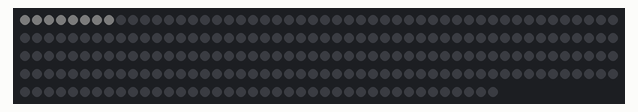
This sketch was run on a simulated Arduino Uno, built with avr-gcc and run on an emulated ATmega328P. On the bench: 240 RGB LEDs in strip order, left to right, continuing on the next row. Dim RGB values are drawn brighter than linear; what the sketch prints to the serial monitor is not drawn.

Above: at 1.15 s.

The sketch:

_06_03_15_1_1.ino
```cpp
#include <Adafruit_DotStar.h>
#include <FastLED.h>
#include <SPI.h>
#include "TimerOne.h"


#define   NUMPIXELS      240
#define   OFF            0x000000
#define   ON	         0x030303
#define   TIMER          1000000
#define   BAUDRATE       9600

Adafruit_DotStar strip = Adafruit_DotStar(NUMPIXELS, DOTSTAR_GRB);

int A = 8;
int B = 10;
int wind_i;
int wind_f;
boolean time;

void setup()
{
  systemSetup();
}


void loop()
{
  systemUpdate();
}
```

_blocks.ino
```cpp
void systemSetup()
{
  Serial.end();
  Serial.begin(BAUDRATE);

  Timer1.initialize(TIMER);
  Timer1.attachInterrupt(timer_Period);

  strip.begin();
  strip.clear();
  strip.show();

  time = false;
  wind_i = 0;

  delay(1000);
}


void systemUpdate()
{
  wind_f = get_WindSpeed(wind_i);

  if (wind_f > 15)
  {
    animate_B();
  }
  else
  {
    animate_A();
  }

  wind_i = wind_f;
}
```

animate.ino
```cpp
void animate_B()
{
  int i;
  int j;

  strip.clear();

  for ( i = 0; i < NUMPIXELS; i += B)
  {
    for (j = 0; j < B; j++)
    {
      strip.setPixelColor((i + j + 1), 0);
      strip.setPixelColor((i + j), ON);
      strip.setPixelColor(((i - B) + j), 0);
    }

    strip.setPixelColor(i + 1, 0);
    strip.setPixelColor(i, 0);

    strip.show();
    get_Delay();
  }
}

void animate_A()
{
  int i;
  int j;

  strip.clear();

  for ( i = 0; i < NUMPIXELS; i += A)
  {
    for (j = 0; j < A; j++)
    {
      strip.setPixelColor((i + j), ON);
      strip.setPixelColor(((i - A) + j), 0);
    }
    strip.show();
    get_Delay();
  }
}
```

get_Delay.ino
```cpp
void get_Delay()
{
  double delay_out;

  if(wind_f <= 7 && wind_f > 0)
  {
    delay_out = 400 - 50 * wind_f;
    delay(delay_out);
    return;
  }
  else if (wind_f <= 12 && wind_f > 7)
  {
    delay_out = 100 - 19 * (wind_f - 7);
    delay(delay_out);
    return;
  }
  else if (wind_f <= 25 && wind_f > 12)
  {
    delay_out = 5000 - 5 * (wind_f - 12);
    delayMicroseconds(delay_out);
    return;
  }
  else if (wind_f > 25)
  {
    delayMicroseconds(800);
    return;
  }
}
```

get_WindSpeed.ino
```cpp
// Gets the current windspeed, which is updated
// every second.

int get_WindSpeed(int WindSpeed_in)
{

  static int WindSpeed_out;

  if (time == true)
  {
    if (++WindSpeed_in < 23)
    {
      WindSpeed_out = WindSpeed_in + 1;
      Serial.println(WindSpeed_out);
      time = false;
    }
  }
  else
  {
    WindSpeed_out = WindSpeed_in;
  }

  return WindSpeed_out;
}


void timer_Period()
{
  time = true;
}
```
